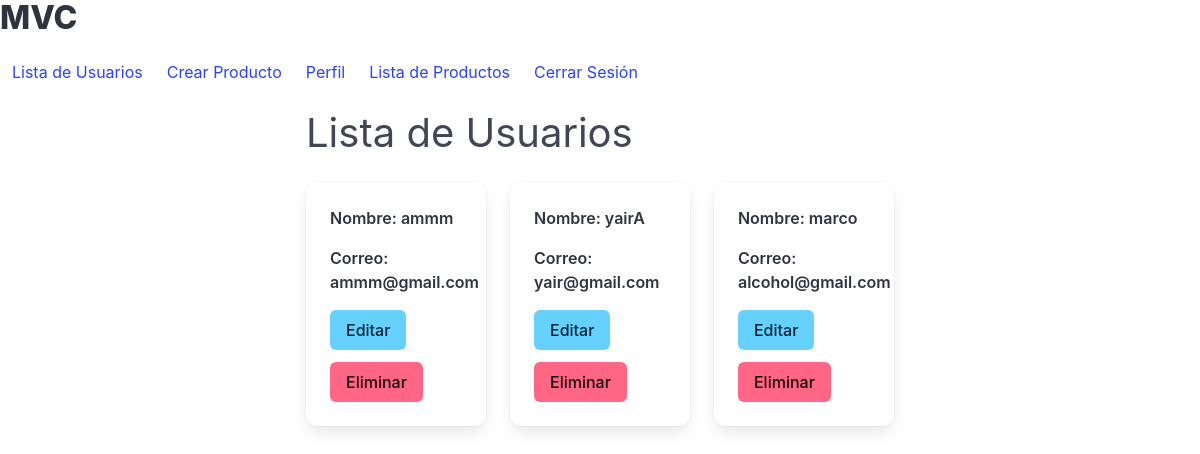
The app's page /users (signed in) with its own data.
### models/user_model.py (models this page shows, shortened)
class User(UserMixin, db.Model):
    __tablename__ = "users"
    correo = db.Column(db.String(255), unique=True, nullable=False, primary_key=True)
    name = db.Column(db.String(50), nullable=False)
    password_hash = db.Column(db.String(255), nullable=False)
    registration_date = db.Column(db.DateTime, default=lambda: datetime.now(timezone.utc))
    role = db.Column(db.String(50), nullable=False, default="user")
    @staticmethod
    def get_all():
        return User.query.all()
    @staticmethod
    def get_user_by_correo(correo):
        return User.query.filter_by(correo=correo).first()
    def has_role(self, role):
        return self.role == role

### controllers/user_controller.py (the view)
@user_bp.route("/users")
@login_required
def list_users():
    users = User.get_all()
    return user_view.usuarios(users)

### run.py (called while the page is built)
@login_manager.user_loader
def load_user(correo):
    return User.get_user_by_correo(correo)

### views/user_view.py (called while the page is built)
def usuarios(users):
    return render_template(
        "usuarios.html",
        users=users,
        title="Lista de usuarios",
        current_user=current_user,
    )

### templates/usuarios.html
{% extends 'base.html' %}
{% block content %}
<h2 class="subtitle is-2">Lista de Usuarios</h2>
    <div class="columns is-multiline">
        {% for user in users %}
            <div class="column is-one-third">
                <div class="card">
                    <div class="card-content">
                        <div class="content">
                            <p><strong>Nombre: {{ user.name }} </strong></p>
                            <p><strong>Correo: {{ user.correo }}</strong></p>
                            <div class="buttons">
                                <a href="{{ url_for('user.update_user', correo=user.correo) }}"
                                   class="button is-info">Editar</a>
                                <a href="{{ url_for('user.delete_user', correo=user.correo) }}"
                                   class="button is-danger">Eliminar</a>
                            </div>
                        </div>
                    </div>
                </div>
            </div>
        {% endfor %}
    </div>
{% endblock %}

### records on screen
User: name "ammm", correo "ammm@gmail.com"
User: name "yairA", correo "yair@gmail.com"
User: name "marco", correo "alcohol@gmail.com"
